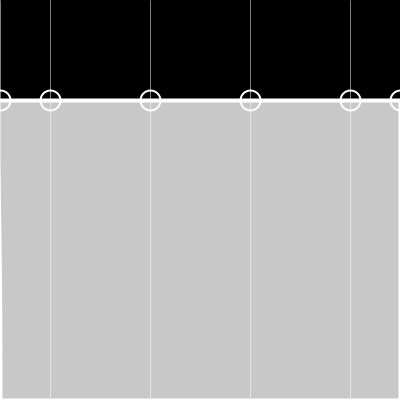
Frame 1 (no input)
Frame 60 (the mouse pressed at the canvas centre just before this capture): identical to frame 1, image omitted
Frame 120 (the mouse held since frame 60 and released just before this capture): identical to frame 1, image omitted

The Processing sketch that drew this single still picture (run headless with seeded random() and noise(); from frame 60 on, the mouse is pressed at the canvas centre):

// Processing sketch: processing_6557
// ── processing_6557.pde

inputNode zero = new inputNode(0, 100, 20);
inputNode one = new inputNode(50, 100, 20);
inputNode two = new inputNode(150, 100, 20);
inputNode three = new inputNode(250, 100, 20);
inputNode four = new inputNode(350, 100, 20);
inputNode five = new inputNode(400, 100, 20);



void setup(){
  size(400,400);
  background(0);
  smooth();

}

void draw() {
  background(0); 

  zero.update(mouseX,mouseY);
  one.update(mouseX,mouseY);
  two.update(mouseX,mouseY);
  three.update(mouseX,mouseY);
  four.update(mouseX,mouseY);
  five.update(mouseX,mouseY);

  fill(200);
  strokeWeight(4);
  stroke(255);
  beginShape();
  vertex(0,height);
  curveVertex(zero.getPosition()[0], zero.getPosition()[1]);
  curveVertex(zero.getPosition()[0], zero.getPosition()[1]);
  curveVertex(zero.getPosition()[0], zero.getPosition()[1]);
  curveVertex(one.getPosition()[0], one.getPosition()[1]);
  curveVertex(two.getPosition()[0], two.getPosition()[1]);
  curveVertex(three.getPosition()[0], three.getPosition()[1]);
  curveVertex(four.getPosition()[0], four.getPosition()[1]);
  curveVertex(five.getPosition()[0], five.getPosition()[1]);
  curveVertex(five.getPosition()[0], five.getPosition()[1]);
  vertex(width,height);
  endShape(CLOSE);

  strokeWeight(0.5);
  line(zero.getPosition()[0],0,zero.getPosition()[0],height);
  line(one.getPosition()[0],0,one.getPosition()[0],height);
  line(two.getPosition()[0], 0, two.getPosition()[0], height);
  line(three.getPosition()[0], 0, three.getPosition()[0], height);
  line(four.getPosition()[0], 0, four.getPosition()[0], height);
  line(five.getPosition()[0], 0, five.getPosition()[0], height);




  strokeWeight(2);
  zero.display();  
  one.display();
  two.display();
  three.display();
  four.display();
  five.display();

}
void mousePressed() {
  one.press(mouseX,mouseY);
  two.press(mouseX,mouseY);
  three.press(mouseX,mouseY);
  four.press(mouseX,mouseY);
}
void mouseReleased() {
  one.release();
  two.release();
  three.release();
  four.release();
}


















class inputNode {
  int x; 
  int y;
  int r;

  boolean rollover;
  boolean over;
  boolean locked;


  float inputDistance;

  inputNode(int inx, int iny, int inr) { 
    x = inx;
    y = iny;
    r = inr;
  }

  void update(int mx, int my) {
    if (over(mx, my) == true) {
      rollover = true;
    } 
    else {
      rollover = false;
    }
    if (locked == true) {
      x = mx;
      y = my;
    }
  }



  void display(){
    if(locked == true) {
      fill(100);
    }
    else {
      noFill();
    }
    ellipse(x,y,r,r);
  }

  // Returns the current value of the node
  int[] getPosition(){
    int[] myLocation = {
      x,y                                    };
    return myLocation;
  } 







  // Locks the object being interacted with so the mouse can move off and still update
  void press(int mx, int my) {
    if (rollover == true) {
      locked = true;
    } 
    else {
      locked = false;
    }
  }


  // Resets the object input to neutral
  void release() {
    locked = false;
  }


  // Returns true if the cursor is over the ellipse object input
  boolean over(int mx, int my) {
    float inputDistance = sqrt(pow((mx - x),2) + pow((my - y),2));  // a^2 + b^2 = sqrt(c)
    if(inputDistance < r/2) {
      return true;
    } 
    else {
      return false;
    }
  }

}
